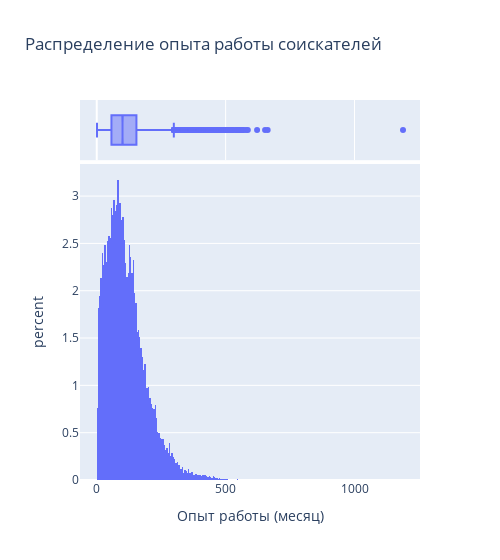

Notebook source saved alongside this figure:
### Markdown cell above
2. Постройте распределение признака **"Опыт работы (месяц)"**. Опишите данное распределение, отвечая на следующие вопросы: чему равна мода распределения, каковы предельные значения признака, в каком примерном интервале находится опыт работы большинства соискателей? Есть ли аномалии для признака опыта работы, какие значения вы бы причислили к их числу?
*Совет: постройте гистограмму и коробчатую диаграмму рядом.*

### Code cell
import numpy as np
import pandas as pd
import re
import plotly.express as px

data = pd.read_csv('data/dst-3.0_16_1_hh_database.csv', sep=';')

# Функция для преобразования опыта работы в месяцы
def get_experience(arg):
    if arg is np.nan or arg == 'Не указано':
        return None
    year_words=['год', 'года', 'лет']
    month_words=['месяц', 'месяца', 'месяцев']
    arg_splitted = arg.split(' ')[:7]
    years = 0
    months = 0
    for index, item in enumerate (arg_splitted):
        if item in year_words:
            years = int(arg_splitted[index-1])
        if item in month_words:
            months = int(arg_splitted[index-1])
    return int(years*12 + months)
data['Опыт работы (месяц)'] = data['Опыт работы'].apply(get_experience)

data = data.drop('Опыт работы', axis=1)

max_experience = (round(data['Опыт работы (месяц)'].max()))

# Выводим результат
print(f"Максимальный опыт работы (в месяцах): {max_experience}")

fig = px.histogram(
    data_frame=data,
    x='Опыт работы (месяц)',
    title='Распределение опыта работы соискателей',
    histnorm='percent',
    width=500,
    marginal='box',
)
fig.show()

### Figure 1 — Plotly figure (JSON) as saved in the notebook; plotly's stock layout.template omitted (floating-point values rounded to 4 significant figures; data arrays with more than 128 entries replaced by an {"elided": "..."} marker saying what was removed)
{"data": [{"alignmentgroup": "True", "bingroup": "x", "histnorm": "percent", "hovertemplate": "Опыт работы (месяц)=%{x}<br>percent=%{y}<extra></extra>", "legendgroup": "", "marker": {"color": "#636efa", "pattern": {"shape": ""}}, "name": "", "offsetgroup": "", "orientation": "v", "showlegend": false, "type": "histogram", "x": {"elided": "44744 int values"}, "xaxis": "x", "yaxis": "y"}, {"alignmentgroup": "True", "hovertemplate": "Опыт работы (месяц)=%{x}<extra></extra>", "legendgroup": "", "marker": {"color": "#636efa"}, "name": "", "notched": true, "offsetgroup": "", "showlegend": false, "type": "box", "x": {"elided": "44744 int values"}, "xaxis": "x2", "yaxis": "y2"}], "layout": {"barmode": "relative", "legend": {"tracegroupgap": 0}, "title": {"text": "Распределение опыта работы соискателей"}, "width": 500, "xaxis": {"anchor": "y", "domain": [0, 1], "title": {"text": "Опыт работы (месяц)"}}, "xaxis2": {"anchor": "y2", "domain": [0, 1], "matches": "x", "showgrid": true, "showticklabels": false}, "yaxis": {"anchor": "x", "domain": [0, 0.8316], "title": {"text": "percent"}}, "yaxis2": {"anchor": "x2", "domain": [0.8416, 1], "matches": "y2", "showgrid": false, "showline": false, "showticklabels": false, "ticks": ""}}}
